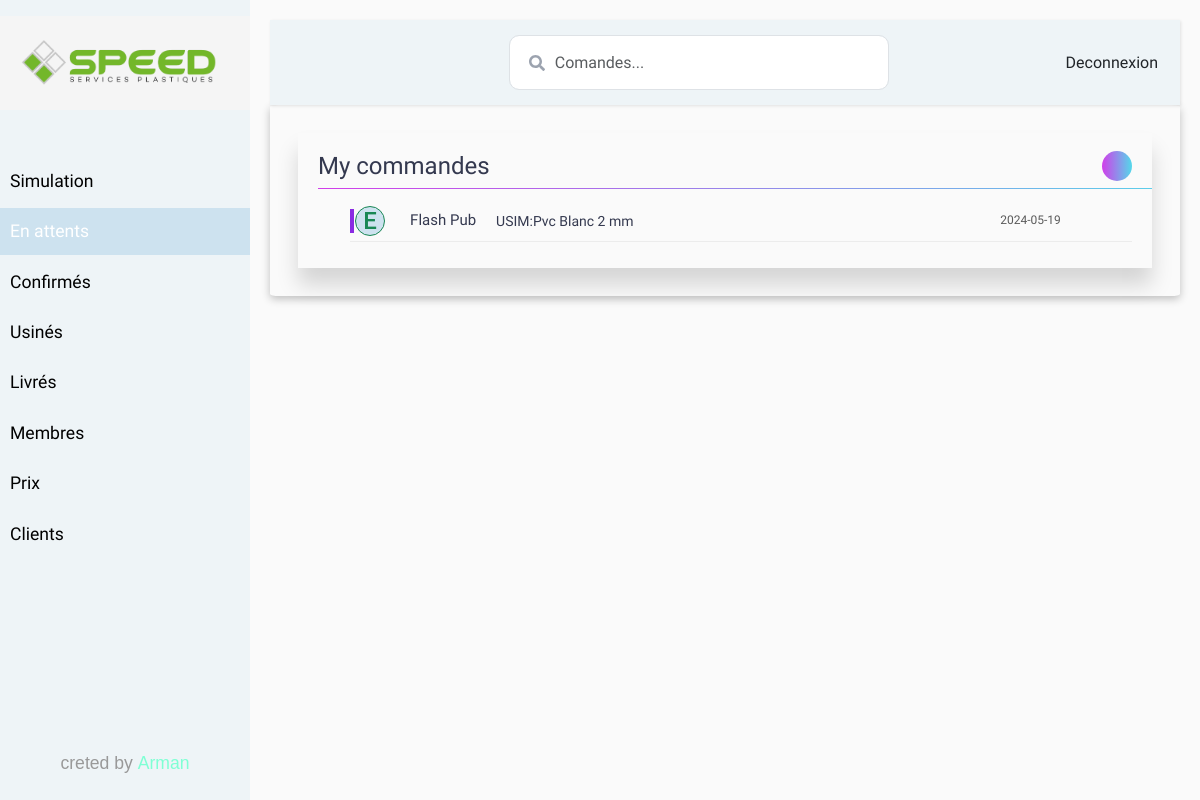
The app's page /en_attente (signed in) with its own data.
### models/models.py (models this page shows, shortened)
class Commande(db.Model):
    __tablename__ = 'commande'
    id = db.Column(db.Integer, autoincrement=True,primary_key=True )
    client_id = db.Column(db.Integer , ForeignKey('client.id'),nullable=False)
    statut_id = db.Column(db.Integer, ForeignKey('statut.id'),nullable=False )
    usinage_id = db.Column(db.Integer, ForeignKey('type_usinage.id'), nullable=False )
    name_matiere = db.Column(db.String(50), nullable=False )
    type_matiere = db.Column(db.String(50), nullable=False )
    epaisseur_id = db.Column(db.Integer, ForeignKey('epaisseur.id'),nullable=False )
    count = db.Column(db.Integer ,default=1,nullable=False)
    count_persage = db.Column(db.Integer ,default=0)
    prix_matiere = db.Column(db.Float , nullable=False)
    prix_limeaire = db.Column(db.Float, nullable=False)
    name_dxf = db.Column(db.String(256), nullable=True )
    name_bl = db.Column(db.String(256), nullable=True )
    text = db.Column(db.String(256), nullable=True )
    hauteur_text = db.Column(db.Float , nullable=True)
    description_commercial_responsable = db.Column(db.String(1000), nullable=True)
    description_responsable_comercial = db.Column(db.String(1000), nullable=True)
    date_envoi = db.Column(Date, nullable=False)
    date_confirmation = db.Column(Date, nullable=True)
    date_usinage = db.Column(Date, nullable=True)
    date_fin = db.Column(Date, nullable=False)
    responsable = db.Column(db.String(100),nullable=True )
    assistante = db.Column(db.String(100),nullable=True )
    is_livr = db.Column(db.Boolean(), server_default=sqlalchemy.sql.expression.true())
    ville_livr = db.Column(db.String(80), nullable=True)
    cp_livr = db.Column(db.Integer(), nullable=True)
    numero_livr = db.Column(db.Integer(), nullable=True)
    addresse_livr = db.Column(db.String(256), nullable=True)
    is_vu_attente = db.Column(db.Boolean(),server_default=sqlalchemy.sql.expression.false())
    is_vu_confirmé = db.Column(db.Boolean(),server_default=sqlalchemy.sql.expression.false())
    is_vu_usiné = db.Column(db.Boolean(),server_default=sqlalchemy.sql.expression.false())
    is_form = db.Column(db.Boolean(), server_default=sqlalchemy.sql.expression.true())

class User(db.Model, UserMixin):
    __tablename__ = 'user'
    id = db.Column(db.Integer, autoincrement=True, primary_key=True)
    username=db.Column(db.String(255), nullable=False)
    email = db.Column(db.String(255), unique=True)
    password = db.Column(db.String(255), nullable=False, server_default='')
    tel = db.Column(db.String(20), nullable=False)
    role_id = db.Column(db.Integer , ForeignKey('role.id'),nullable=False)
    rel_user_client = relationship("Client", backref = "user")

class Client(db.Model):
    __tablename__ = 'client'
    id = db.Column(db.Integer(),autoincrement=True, primary_key=True)
    user_id = db.Column(db.Integer , ForeignKey('user.id'),nullable=False)
    name = db.Column(db.String(80), nullable=False)
    ville = db.Column(db.String(80), nullable=False)
    cp = db.Column(db.Integer(), nullable=False)
    numero = db.Column(db.Integer(), nullable=True)
    addresse = db.Column(db.String(256), nullable=False)
    email = db.Column(db.String(255), unique=True)
    tel = db.Column(db.String(20), nullable=False)
    prix_livr = db.Column(db.Float , nullable=False)
    rel_client_commande = relationship("Commande", backref = "client")

class Type_usinage(db.Model):
    __tablename__ = "type_usinage"
    id = db.Column(db.Integer, primary_key=True , autoincrement=True)
    name = db.Column(db.String(50), nullable=False )
    rel_usinage_bridge = relationship("Bridge", backref = "type_usinage")
    rel_usinage_commande = relationship("Commande", backref = "type_usinage")
    rel_usinage_lettre = relationship("BridgeLettres", backref = "type_usinage")

class Epaisseur(db.Model):
    __tablename__ = "epaisseur"
    id = db.Column(db.Integer, primary_key=True , autoincrement=True)
    value = db.Column(db.Integer, nullable=False, unique=True)
    rel_essaisseur_bridge = relationship("Bridge", backref = "epaisseur")
    rel_essaisseur_commande = relationship("Commande", backref = "epaisseur")
    rel_essaisseur_lettre = relationship("BridgeLettres", backref = "epaisseur")

### routes.py (the view)
@app.route('/en_attente' ,  methods=['GET', 'POST'])
@login_required
def en_attente():
    if current_user.role_id == 2:
        data = get_en_attentes(current_user)
    else:
       data = get_all_attentes()
    return render_template('en_attente.html', user = current_user,data=data, page ="attents")

### app.py (called while the page is built)
@login_manager.user_loader
def load_user(id):
    return User.query.get(int(id))

### models/models.py (called while the page is built)
def get_en_attentes(current_user):
    data = db.session.query(Commande.name_matiere, Commande.type_matiere,Commande.prix_matiere,Commande.prix_limeaire,Commande.date_envoi,Commande.date_fin,Client.name,Statut.name,Type_usinage.name,Epaisseur.value,Commande.count,Commande.name_dxf,Commande.id,User.username).join(Client,Commande.client_id== Client.id ).filter(Client.user_id == current_user.id).join(User,Client.user_id== User.id ).join(Statut,Commande.statut_id== Statut.id ).filter(Statut.name =="en_attente").join(Type_usinage,Commande.usinage_id== Type_usinage.id ).join(Epaisseur,Commande.epaisseur_id== Epaisseur.id ).all()
    result = []
    for row in  data :
        result.append(row._data)
    return result

### routes.py (called while the page is built)
@app.before_request
def session_handler():
    session.permanent = True
    app.permanent_session_lifetime = timedelta(days=30)

### templates/en_attente.html
{% extends 'base.html' %}
{% block search %}
<div class="form d-flex">
  <i class="fa fa-search"></i>
  <input id="search_en_attants" type="text" class="form-control form-input" placeholder="Comandes...">
</div>
{% endblock %}
{% block contenue %}
<div class="commande_main">
  <div class="commande_div">
    <div class="commande_div_head">
      <div class="title"> My commandes </div>
      <div class="icon_bubble msg"> </div>
    </div>
    <div class="divider"> </div>
    <div class="commande_div_body">
      <ul id="en_attents_list" style="list-style: none;">
        {% for item in data %}
        <li value={{item[12]}} class="commande_li">
          <a href="{{ url_for('en_attente_detailles', id=item[12] ) }}">
            <div class="commande">
              <div class=" commande_avatar border border-success rounded-circle" style="background-color: #cde2ef">
                {% if item[13][0] == 'E' %}
                    <h4 class="text-center text-success">{{item[13][0]}}</h4>
                {% elif condition == 'C' %}
                <h4 class="text-center text-primary">{{item[13][0]}}</h4>
                {% else %}
                <h4 class="text-center text-dark text-success">{{item[13][0]}}</h4>
                {% endif %}
              </div>
              <div class="commande_info d-flex justify-content-start">
                <div class="contact_name"> {{item[6]}}</div>
                <div class="contact_msg" style="margin-left: 20px;">{{item[8]}}:{{item[0]}} {{item[1]}} {{item[9]}} mm </div>
              </div>
              <div class="commande_status">
                <div class="commande_date">{{item[4]}}</div>
              </div>
            </div>
          </a>
        </li>
        {% endfor %}
      </ul>
    </div>
  </div>
</div>
{% endblock %}

### static/css/style.css (style rules this page uses)
* { margin: 0; padding: 0; box-sizing: border-box; }
body { font-family: 'Poppins', sans-serif; background: #fafafa; }
a, a:hover, a:focus { color: inherit; text-decoration: none; transition: all 0.3s; }
h1, h2, h3, h4, h5, h6 { font-family: "Roboto", sans-serif; }
.form { position: relative; }
.form .fa-search { position: absolute; top:20px; left: 20px; color: #9ca3af; }
.form-input { height: 55px; text-indent: 33px; border-radius: 10px; }
body { font-family: 'Asap', sans-serif; }
.commande_main { display: flex; flex-direction: row; align-items: center; justify-content: space-around; padding: 20px; }
.commande_div { width: 100%; padding: 10px 20px; overflow: hidden; position: relative; box-shadow: 0px 17px 20px rgba(0, 0, 0, 0.15); }
.commande_div_head { display: flex; flex-direction: row; justify-content: space-between; align-items: center; height: 45px; }
.commande_div_head .title { font-size: 24px; font-weight: 500; color: #34394F; }
.icon_bubble.msg { width: 30px; height: 30px; background: linear-gradient( 90deg, #d13eea, #53d9ea); border-radius: 50%; }
.divider { height: 1px; width: 111%; background: linear-gradient( 90deg, #d13eea, #53d9ea); margin-bottom: 12px; }
.commande_avatar { width: 30px; height: 30px; margin-right: 3px; }
.commande { margin-top:4px !important; display: flex; justify-content: space-between; align-items: center; padding: 5px 5px; border-bottom: 1px solid #d3d3d35e; position: relative; }
.commande :before { content: ''; position: absolute; top: 20%; left: 0; width: 2px; height:60%; border: 2px solid blueviolet; }
.contact_name { font-weight: 500; color: #34394F; font-size: 15px; margin-bottom: 2px; }
.contact_msg { font-size: 14px; color:#34394F; font-weight: lighter; }
.commande_info { width: 50%; display: flex; justify-content: flex-start; align-items: center; margin-right: 15%; }
.commande_date { font-size: 12px; color: #5a5a5a; margin-bottom: 2px; }
.commande_status { width: 25%; display: flex; flex-direction: column; align-items: center; }

### records on screen
Commande: {{ item[12] }} 1 (drawn), username "E", name "Flash Pub", name "USIM", name_matiere "Pvc", type_matiere "Blanc", value "2", item "2024-05-19"
